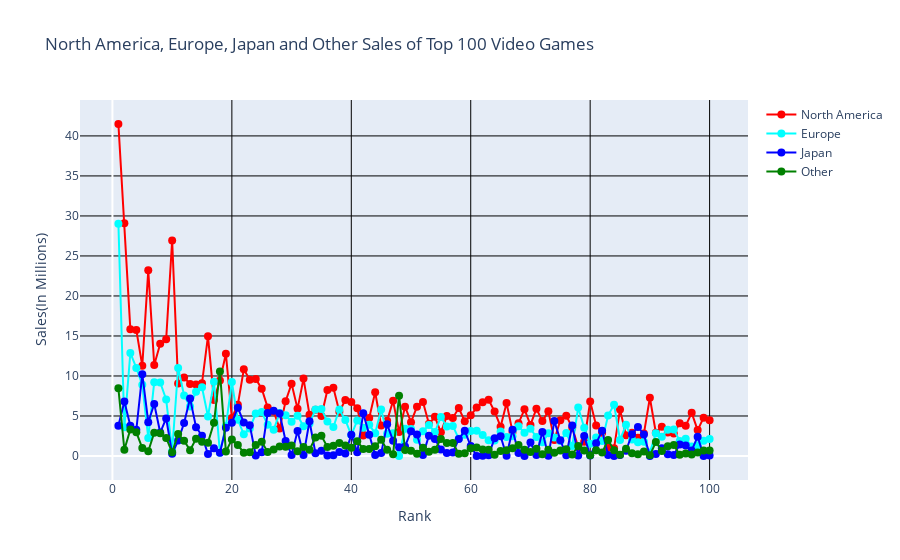

Source (notebook cell):
### Markdown cell above
from the above graph we can see that 'Shooter' is the most popular genre among gamers

### Code cell
trace1 = go.Scatter(
                    x = top100.Rank,
                    y = top100.NA_Sales,
                    mode = "lines+markers",
                    name = "North America",
                    marker = dict(color = 'red',size=8),
                    text= top100.Name)

trace2 = go.Scatter(
                    x = top100.Rank,
                    y = top100.EU_Sales,
                    mode = "lines+markers",
                    name = "Europe",
                    marker = dict(color = 'cyan',size=8),
                    text= top100.Name)
trace3 = go.Scatter(
                    x = top100.Rank,
                    y = top100.JP_Sales,
                    mode = "lines+markers",
                    name = "Japan",
                    marker = dict(color = 'blue',size=8),
                    text= top100.Name)
trace4 = go.Scatter(
                    x = top100.Rank,
                    y = top100.Other_Sales,
                    mode = "lines+markers",
                    name = "Other",
                    marker = dict(color = 'green',size=8),
                    text= top100.Name)
                    

trace = [trace1, trace2,trace3,trace4]
layout = dict(title = 'North America, Europe, Japan and Other Sales of Top 100 Video Games',
              xaxis= dict(title= 'Rank',gridcolor="black"),
              yaxis= dict(title= 'Sales(In Millions)',gridcolor="black",),
              plot_bgcolor='light yellow' )
fig = dict(data = trace, layout = layout)
iplot(fig)

### Figure 1 — Plotly figure (JSON) as saved in the notebook; plotly's stock layout.template omitted (floating-point values rounded to 4 significant figures)
{"data": [{"marker": {"color": "red", "size": 8}, "mode": "lines+markers", "name": "North America", "text": ["Wii Sports", "Super Mario Bros.", "Mario Kart Wii", "Wii Sports Resort", "Pokemon Red/Pokemon Blue", "Tetris", "New Super Mario Bros.", "Wii Play", "New Super Mario Bros. Wii", "Duck Hunt", "Nintendogs", "Mario Kart DS", "Pokemon Gold/Pokemon Silver", "Wii Fit", "Wii Fit Plus", "Kinect Adventures!", "Grand Theft Auto V", "Grand Theft Auto: San Andreas", "Super Mario World", "Brain Age: Train Your Brain in Minutes a Day", "Pokemon Diamond/Pokemon Pearl", "Super Mario Land", "Super Mario Bros. 3", "Grand Theft Auto V", "Grand Theft Auto: Vice City", "Pokemon Ruby/Pokemon Sapphire", "Pokemon Black/Pokemon White", "Brain Age 2: More Training in Minutes a Day", "Gran Turismo 3: A-Spec", "Call of Duty: Modern Warfare 3", "Pokémon Yellow: Special Pikachu Edition", "Call of Duty: Black Ops", "Pokemon X/Pokemon Y", "Call of Duty: Black Ops 3", "Call of Duty: Black Ops II", "Call of Duty: Black Ops II", "Call of Duty: Modern Warfare 2", "Call of Duty: Modern Warfare 3", "Grand Theft Auto III", "Super Smash Bros. Brawl", "Call of Duty: Black Ops", "Animal Crossing: Wild World", "Mario Kart 7", "Halo 3", "Grand Theft Auto V", "Pokemon HeartGold/Pokemon SoulSilver", "Super Mario 64", "Gran Turismo 4", "Super Mario Galaxy", "Pokemon Omega Ruby/Pokemon Alpha Sapphire", "Super Mario Land 2: 6 Golden Coins", "Grand Theft Auto IV", "Gran Turismo", "Super Mario 3D Land", "Gran Turismo 5", "Call of Duty: Modern Warfare 2", "Grand Theft Auto IV", "Super Mario All-Stars", "Pokemon FireRed/Pokemon LeafGreen", "Super Mario 64", "Just Dance 3", "Call of Duty: Ghosts", "Halo: Reach", "Mario Kart 64", "New Super Mario Bros. 2", "Halo 4", "Final Fantasy VII", "Call of Duty: Ghosts", "Just Dance 2", "Gran Turismo 2", "Call of Duty 4: Modern Warfare", "Donkey Kong Country", "Minecraft", "Animal Crossing: New Leaf", "Mario Party DS", "The Elder Scrolls V: Skyrim", "Super Mario Kart", "FIFA 16", "Wii Party", "Halo 2", "Mario Party 8", "Pokemon Black 2/Pokemon White 2", "FIFA Soccer 13", "The Sims 3", "GoldenEye 007", "Mario & Sonic at the Olympic Games", "Final Fantasy X", "Final Fantasy VIII", "Pokémon Platinum Version", "Pac-Man", "Grand Theft Auto: Liberty City Stories", "Super Mario Galaxy 2", "Star Wars Battlefront (2015)", "Call of Duty: Advanced Warfare", "The Legend of Zelda: Ocarina of Time", "Crash Bandicoot 2: Cortex Strikes Back", "Super Mario Bros. 2", "Super Smash Bros. for Wii U and 3DS", "Call of Duty: World at War", "Battlefield 3"], "type": "scatter", "x": [1, 2, 3, 4, 5, 6, 7, 8, 9, 10, 11, 12, 13, 14, 15, 16, 17, 18, 19, 20, 21, 22, 23, 24, 25, 26, 27, 28, 29, 30, 31, 32, 33, 34, 35, 36, 37, 38, 39, 40, 41, 42, 43, 44, 45, 46, 47, 48, 49, 50, 51, 52, 53, 54, 55, 56, 57, 58, 59, 60, 61, 62, 63, 64, 65, 66, 67, 68, 69, 70, 71, 72, 73, 74, 75, 76, 77, 78, 79, 80, 81, 82, 83, 84, 85, 86, 87, 88, 89, 90, 91, 92, 93, 94, 95, 96, 97, 98, 99, 100], "y": [41.49, 29.08, 15.85, 15.75, 11.27, 23.2, 11.38, 14.03, 14.59, 26.93, 9.07, 9.81, 9, 8.94, 9.09, 14.97, 7.01, 9.43, 12.78, 4.75, 6.42, 10.83, 9.54, 9.63, 8.41, 6.06, 5.57, 3.44, 6.85, 9.03, 5.89, 9.67, 5.17, 5.77, 4.99, 8.25, 8.52, 5.54, 6.99, 6.75, 5.98, 2.55, 4.74, 7.97, 3.8, 4.4, 6.91, 3.01, 6.16, 4.23, 6.16, 6.76, 4.02, 4.89, 2.96, 4.99, 4.76, 5.99, 4.34, 5.08, 6.05, 6.72, 7.03, 5.55, 3.66, 6.63, 3.01, 4.09, 5.84, 3.88, 5.91, 4.36, 5.58, 2.01, 4.46, 5.03, 3.54, 1.11, 1.79, 6.82, 3.81, 2.91, 1.06, 0.98, 5.8, 2.58, 2.91, 2.28, 2.82, 7.28, 2.9, 3.66, 2.93, 2.8, 4.1, 3.78, 5.39, 3.24, 4.79, 4.46]}, {"marker": {"color": "cyan", "size": 8}, "mode": "lines+markers", "name": "Europe", "text": ["Wii Sports", "Super Mario Bros.", "Mario Kart Wii", "Wii Sports Resort", "Pokemon Red/Pokemon Blue", "Tetris", "New Super Mario Bros.", "Wii Play", "New Super Mario Bros. Wii", "Duck Hunt", "Nintendogs", "Mario Kart DS", "Pokemon Gold/Pokemon Silver", "Wii Fit", "Wii Fit Plus", "Kinect Adventures!", "Grand Theft Auto V", "Grand Theft Auto: San Andreas", "Super Mario World", "Brain Age: Train Your Brain in Minutes a Day", "Pokemon Diamond/Pokemon Pearl", "Super Mario Land", "Super Mario Bros. 3", "Grand Theft Auto V", "Grand Theft Auto: Vice City", "Pokemon Ruby/Pokemon Sapphire", "Pokemon Black/Pokemon White", "Brain Age 2: More Training in Minutes a Day", "Gran Turismo 3: A-Spec", "Call of Duty: Modern Warfare 3", "Pokémon Yellow: Special Pikachu Edition", "Call of Duty: Black Ops", "Pokemon X/Pokemon Y", "Call of Duty: Black Ops 3", "Call of Duty: Black Ops II", "Call of Duty: Black Ops II", "Call of Duty: Modern Warfare 2", "Call of Duty: Modern Warfare 3", "Grand Theft Auto III", "Super Smash Bros. Brawl", "Call of Duty: Black Ops", "Animal Crossing: Wild World", "Mario Kart 7", "Halo 3", "Grand Theft Auto V", "Pokemon HeartGold/Pokemon SoulSilver", "Super Mario 64", "Gran Turismo 4", "Super Mario Galaxy", "Pokemon Omega Ruby/Pokemon Alpha Sapphire", "Super Mario Land 2: 6 Golden Coins", "Grand Theft Auto IV", "Gran Turismo", "Super Mario 3D Land", "Gran Turismo 5", "Call of Duty: Modern Warfare 2", "Grand Theft Auto IV", "Super Mario All-Stars", "Pokemon FireRed/Pokemon LeafGreen", "Super Mario 64", "Just Dance 3", "Call of Duty: Ghosts", "Halo: Reach", "Mario Kart 64", "New Super Mario Bros. 2", "Halo 4", "Final Fantasy VII", "Call of Duty: Ghosts", "Just Dance 2", "Gran Turismo 2", "Call of Duty 4: Modern Warfare", "Donkey Kong Country", "Minecraft", "Animal Crossing: New Leaf", "Mario Party DS", "The Elder Scrolls V: Skyrim", "Super Mario Kart", "FIFA 16", "Wii Party", "Halo 2", "Mario Party 8", "Pokemon Black 2/Pokemon White 2", "FIFA Soccer 13", "The Sims 3", "GoldenEye 007", "Mario & Sonic at the Olympic Games", "Final Fantasy X", "Final Fantasy VIII", "Pokémon Platinum Version", "Pac-Man", "Grand Theft Auto: Liberty City Stories", "Super Mario Galaxy 2", "Star Wars Battlefront (2015)", "Call of Duty: Advanced Warfare", "The Legend of Zelda: Ocarina of Time", "Crash Bandicoot 2: Cortex Strikes Back", "Super Mario Bros. 2", "Super Smash Bros. for Wii U and 3DS", "Call of Duty: World at War", "Battlefield 3"], "type": "scatter", "x": [1, 2, 3, 4, 5, 6, 7, 8, 9, 10, 11, 12, 13, 14, 15, 16, 17, 18, 19, 20, 21, 22, 23, 24, 25, 26, 27, 28, 29, 30, 31, 32, 33, 34, 35, 36, 37, 38, 39, 40, 41, 42, 43, 44, 45, 46, 47, 48, 49, 50, 51, 52, 53, 54, 55, 56, 57, 58, 59, 60, 61, 62, 63, 64, 65, 66, 67, 68, 69, 70, 71, 72, 73, 74, 75, 76, 77, 78, 79, 80, 81, 82, 83, 84, 85, 86, 87, 88, 89, 90, 91, 92, 93, 94, 95, 96, 97, 98, 99, 100], "y": [29.02, 3.58, 12.88, 11.01, 8.89, 2.26, 9.23, 9.2, 7.06, 0.63, 11, 7.57, 6.18, 8.03, 8.59, 4.94, 9.27, 0.4, 3.75, 9.26, 4.52, 2.71, 3.44, 5.31, 5.49, 3.9, 3.28, 5.36, 5.09, 4.28, 5.04, 3.73, 4.05, 5.81, 5.88, 4.3, 3.63, 5.82, 4.51, 2.61, 4.44, 3.52, 3.91, 2.83, 5.81, 2.77, 2.85, 0.01, 3.4, 3.37, 2.04, 3.1, 3.87, 2.99, 4.88, 3.69, 3.76, 2.15, 2.65, 3.11, 3.15, 2.63, 1.98, 1.94, 3.07, 2.36, 2.47, 3.73, 2.89, 3.42, 2.38, 1.71, 2.83, 2.32, 1.88, 2.86, 1.24, 6.06, 3.53, 1.53, 2.3, 1.86, 5.05, 6.42, 2.01, 3.9, 2.07, 1.72, 1.78, 0.45, 2.83, 2.42, 3.29, 3.3, 1.89, 2.17, 1.18, 1.35, 1.9, 2.13]}, {"marker": {"color": "blue", "size": 8}, "mode": "lines+markers", "name": "Japan", "text": ["Wii Sports", "Super Mario Bros.", "Mario Kart Wii", "Wii Sports Resort", "Pokemon Red/Pokemon Blue", "Tetris", "New Super Mario Bros.", "Wii Play", "New Super Mario Bros. Wii", "Duck Hunt", "Nintendogs", "Mario Kart DS", "Pokemon Gold/Pokemon Silver", "Wii Fit", "Wii Fit Plus", "Kinect Adventures!", "Grand Theft Auto V", "Grand Theft Auto: San Andreas", "Super Mario World", "Brain Age: Train Your Brain in Minutes a Day", "Pokemon Diamond/Pokemon Pearl", "Super Mario Land", "Super Mario Bros. 3", "Grand Theft Auto V", "Grand Theft Auto: Vice City", "Pokemon Ruby/Pokemon Sapphire", "Pokemon Black/Pokemon White", "Brain Age 2: More Training in Minutes a Day", "Gran Turismo 3: A-Spec", "Call of Duty: Modern Warfare 3", "Pokémon Yellow: Special Pikachu Edition", "Call of Duty: Black Ops", "Pokemon X/Pokemon Y", "Call of Duty: Black Ops 3", "Call of Duty: Black Ops II", "Call of Duty: Black Ops II", "Call of Duty: Modern Warfare 2", "Call of Duty: Modern Warfare 3", "Grand Theft Auto III", "Super Smash Bros. Brawl", "Call of Duty: Black Ops", "Animal Crossing: Wild World", "Mario Kart 7", "Halo 3", "Grand Theft Auto V", "Pokemon HeartGold/Pokemon SoulSilver", "Super Mario 64", "Gran Turismo 4", "Super Mario Galaxy", "Pokemon Omega Ruby/Pokemon Alpha Sapphire", "Super Mario Land 2: 6 Golden Coins", "Grand Theft Auto IV", "Gran Turismo", "Super Mario 3D Land", "Gran Turismo 5", "Call of Duty: Modern Warfare 2", "Grand Theft Auto IV", "Super Mario All-Stars", "Pokemon FireRed/Pokemon LeafGreen", "Super Mario 64", "Just Dance 3", "Call of Duty: Ghosts", "Halo: Reach", "Mario Kart 64", "New Super Mario Bros. 2", "Halo 4", "Final Fantasy VII", "Call of Duty: Ghosts", "Just Dance 2", "Gran Turismo 2", "Call of Duty 4: Modern Warfare", "Donkey Kong Country", "Minecraft", "Animal Crossing: New Leaf", "Mario Party DS", "The Elder Scrolls V: Skyrim", "Super Mario Kart", "FIFA 16", "Wii Party", "Halo 2", "Mario Party 8", "Pokemon Black 2/Pokemon White 2", "FIFA Soccer 13", "The Sims 3", "GoldenEye 007", "Mario & Sonic at the Olympic Games", "Final Fantasy X", "Final Fantasy VIII", "Pokémon Platinum Version", "Pac-Man", "Grand Theft Auto: Liberty City Stories", "Super Mario Galaxy 2", "Star Wars Battlefront (2015)", "Call of Duty: Advanced Warfare", "The Legend of Zelda: Ocarina of Time", "Crash Bandicoot 2: Cortex Strikes Back", "Super Mario Bros. 2", "Super Smash Bros. for Wii U and 3DS", "Call of Duty: World at War", "Battlefield 3"], "type": "scatter", "x": [1, 2, 3, 4, 5, 6, 7, 8, 9, 10, 11, 12, 13, 14, 15, 16, 17, 18, 19, 20, 21, 22, 23, 24, 25, 26, 27, 28, 29, 30, 31, 32, 33, 34, 35, 36, 37, 38, 39, 40, 41, 42, 43, 44, 45, 46, 47, 48, 49, 50, 51, 52, 53, 54, 55, 56, 57, 58, 59, 60, 61, 62, 63, 64, 65, 66, 67, 68, 69, 70, 71, 72, 73, 74, 75, 76, 77, 78, 79, 80, 81, 82, 83, 84, 85, 86, 87, 88, 89, 90, 91, 92, 93, 94, 95, 96, 97, 98, 99, 100], "y": [3.77, 6.81, 3.79, 3.28, 10.22, 4.22, 6.5, 2.93, 4.7, 0.28, 1.93, 4.13, 7.2, 3.6, 2.53, 0.24, 0.97, 0.41, 3.54, 4.16, 6.04, 4.18, 3.84, 0.06, 0.47, 5.38, 5.65, 5.32, 1.87, 0.13, 3.12, 0.11, 4.34, 0.35, 0.65, 0.07, 0.08, 0.49, 0.3, 2.66, 0.48, 5.33, 2.67, 0.13, 0.36, 3.96, 1.91, 1.1, 1.2, 3.08, 2.69, 0.14, 2.54, 2.13, 0.81, 0.38, 0.44, 2.12, 3.15, 1.25, 0, 0.04, 0.08, 2.23, 2.47, 0.04, 3.28, 0.38, 0.01, 1.69, 0.13, 3, 0.02, 4.36, 1.98, 0.1, 3.81, 0.06, 2.49, 0.05, 1.58, 3.14, 0.13, 0, 0.13, 0.66, 2.73, 3.63, 2.69, 0, 0.24, 0.98, 0.22, 0.14, 1.45, 1.31, 0.7, 2.42, 0, 0.06]}, {"marker": {"color": "green", "size": 8}, "mode": "lines+markers", "name": "Other", "text": ["Wii Sports", "Super Mario Bros.", "Mario Kart Wii", "Wii Sports Resort", "Pokemon Red/Pokemon Blue", "Tetris", "New Super Mario Bros.", "Wii Play", "New Super Mario Bros. Wii", "Duck Hunt", "Nintendogs", "Mario Kart DS", "Pokemon Gold/Pokemon Silver", "Wii Fit", "Wii Fit Plus", "Kinect Adventures!", "Grand Theft Auto V", "Grand Theft Auto: San Andreas", "Super Mario World", "Brain Age: Train Your Brain in Minutes a Day", "Pokemon Diamond/Pokemon Pearl", "Super Mario Land", "Super Mario Bros. 3", "Grand Theft Auto V", "Grand Theft Auto: Vice City", "Pokemon Ruby/Pokemon Sapphire", "Pokemon Black/Pokemon White", "Brain Age 2: More Training in Minutes a Day", "Gran Turismo 3: A-Spec", "Call of Duty: Modern Warfare 3", "Pokémon Yellow: Special Pikachu Edition", "Call of Duty: Black Ops", "Pokemon X/Pokemon Y", "Call of Duty: Black Ops 3", "Call of Duty: Black Ops II", "Call of Duty: Black Ops II", "Call of Duty: Modern Warfare 2", "Call of Duty: Modern Warfare 3", "Grand Theft Auto III", "Super Smash Bros. Brawl", "Call of Duty: Black Ops", "Animal Crossing: Wild World", "Mario Kart 7", "Halo 3", "Grand Theft Auto V", "Pokemon HeartGold/Pokemon SoulSilver", "Super Mario 64", "Gran Turismo 4", "Super Mario Galaxy", "Pokemon Omega Ruby/Pokemon Alpha Sapphire", "Super Mario Land 2: 6 Golden Coins", "Grand Theft Auto IV", "Gran Turismo", "Super Mario 3D Land", "Gran Turismo 5", "Call of Duty: Modern Warfare 2", "Grand Theft Auto IV", "Super Mario All-Stars", "Pokemon FireRed/Pokemon LeafGreen", "Super Mario 64", "Just Dance 3", "Call of Duty: Ghosts", "Halo: Reach", "Mario Kart 64", "New Super Mario Bros. 2", "Halo 4", "Final Fantasy VII", "Call of Duty: Ghosts", "Just Dance 2", "Gran Turismo 2", "Call of Duty 4: Modern Warfare", "Donkey Kong Country", "Minecraft", "Animal Crossing: New Leaf", "Mario Party DS", "The Elder Scrolls V: Skyrim", "Super Mario Kart", "FIFA 16", "Wii Party", "Halo 2", "Mario Party 8", "Pokemon Black 2/Pokemon White 2", "FIFA Soccer 13", "The Sims 3", "GoldenEye 007", "Mario & Sonic at the Olympic Games", "Final Fantasy X", "Final Fantasy VIII", "Pokémon Platinum Version", "Pac-Man", "Grand Theft Auto: Liberty City Stories", "Super Mario Galaxy 2", "Star Wars Battlefront (2015)", "Call of Duty: Advanced Warfare", "The Legend of Zelda: Ocarina of Time", "Crash Bandicoot 2: Cortex Strikes Back", "Super Mario Bros. 2", "Super Smash Bros. for Wii U and 3DS", "Call of Duty: World at War", "Battlefield 3"], "type": "scatter", "x": [1, 2, 3, 4, 5, 6, 7, 8, 9, 10, 11, 12, 13, 14, 15, 16, 17, 18, 19, 20, 21, 22, 23, 24, 25, 26, 27, 28, 29, 30, 31, 32, 33, 34, 35, 36, 37, 38, 39, 40, 41, 42, 43, 44, 45, 46, 47, 48, 49, 50, 51, 52, 53, 54, 55, 56, 57, 58, 59, 60, 61, 62, 63, 64, 65, 66, 67, 68, 69, 70, 71, 72, 73, 74, 75, 76, 77, 78, 79, 80, 81, 82, 83, 84, 85, 86, 87, 88, 89, 90, 91, 92, 93, 94, 95, 96, 97, 98, 99, 100], "y": [8.46, 0.77, 3.31, 2.96, 1, 0.58, 2.9, 2.85, 2.26, 0.47, 2.75, 1.92, 0.71, 2.15, 1.79, 1.67, 4.14, 10.57, 0.55, 2.05, 1.37, 0.42, 0.46, 1.38, 1.78, 0.5, 0.82, 1.18, 1.16, 1.32, 0.59, 1.13, 0.79, 2.31, 2.52, 1.12, 1.29, 1.62, 1.3, 1.02, 1.83, 0.88, 0.89, 1.21, 2.02, 0.77, 0.23, 7.53, 0.76, 0.65, 0.29, 1.03, 0.52, 0.78, 2.12, 1.63, 1.62, 0.29, 0.35, 0.98, 1.07, 0.82, 0.78, 0.15, 0.63, 0.73, 0.96, 1.38, 0.78, 0.5, 0.9, 0.23, 0.77, 0.41, 0.7, 0.85, 0.18, 1.26, 0.68, 0.08, 0.73, 0.43, 2.01, 0.71, 0.15, 0.91, 0.33, 0.23, 0.55, 0.08, 1.75, 0.64, 1.23, 1.37, 0.16, 0.31, 0.19, 0.43, 0.69, 0.69]}], "layout": {"plot_bgcolor": "light yellow", "title": {"text": "North America, Europe, Japan and Other Sales of Top 100 Video Games"}, "xaxis": {"gridcolor": "black", "title": {"text": "Rank"}}, "yaxis": {"gridcolor": "black", "title": {"text": "Sales(In Millions)"}}}}
